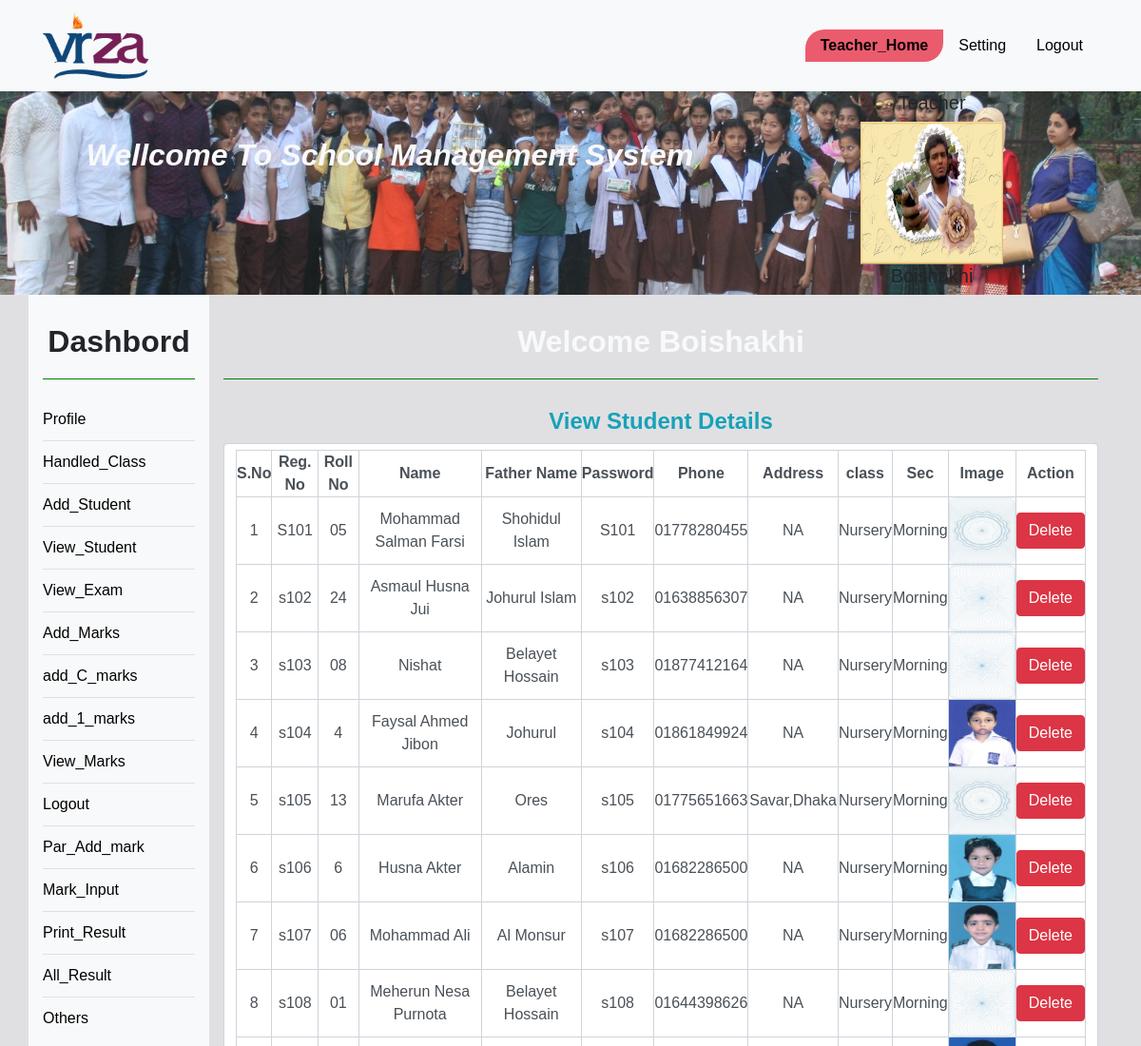
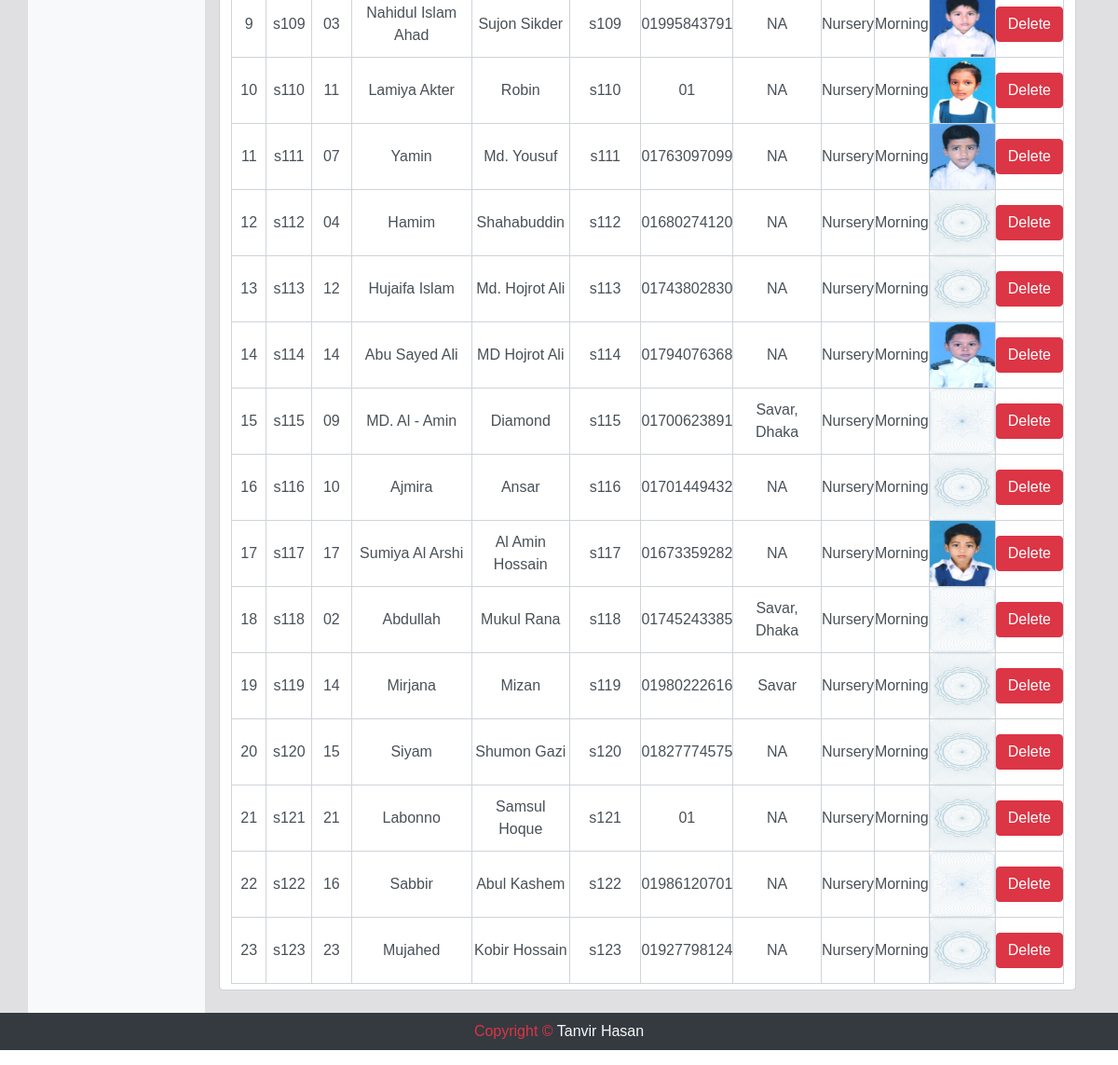
The page /view_stud_teach.php (signed in) on the database its author committed (2 pictures, top to bottom).
### tables this page shows
CREATE TABLE `staff` (
  `TID` int(11) NOT NULL,
  `TNAME` varchar(150) NOT NULL,
  `TCLASS` varchar(100) NOT NULL,
  `TSEC` varchar(100) NOT NULL,
  `DGN` varchar(100) NOT NULL,
  `TPASS` varchar(150) NOT NULL,
  `QUAL` varchar(500) NOT NULL,
  `SAL` varchar(13) NOT NULL,
  `DATE` varchar(13) NOT NULL,
  `PNO` varchar(150) NOT NULL,
  `MAIL` varchar(150) NOT NULL,
  `PADDR` text NOT NULL,
  `IMG` varchar(150) NOT NULL
);

CREATE TABLE `student` (
  `ID` int(11) NOT NULL,
  `RNO` varchar(150) NOT NULL,
  `NAME` varchar(150) NOT NULL,
  `REL` varchar(100) NOT NULL,
  `FNAME` varchar(100) NOT NULL,
  `DOB` varchar(150) NOT NULL,
  `GEN` varchar(150) NOT NULL,
  `PHO` varchar(150) NOT NULL,
  `MAIL` varchar(150) NOT NULL,
  `ADDR` varchar(1000) NOT NULL,
  `SCLASS` varchar(150) NOT NULL,
  `SSEC` varchar(150) NOT NULL,
  `SIMG` varchar(150) NOT NULL,
  `MNAME` varchar(100) NOT NULL,
  `CRNO` varchar(100) NOT NULL,
  `YEAR` varchar(100) NOT NULL,
  `PASS` varchar(250) NOT NULL,
  `TID` int(11) NOT NULL,
  `SN` varchar(500) NOT NULL
);

### view_stud_teach.php (the view, shortened to what this page needs)
<?php
	include "database.php";
 ?>
<?php include "teacher_header.php"; ?>
<div class="container_full slid_img">
	<div class="container">
	<div class="row">
			<div class="col-md-8">
			<h2 class="mt-5 text-light" ><i><b>Wellcome To School Management System</b></i></h2>
			</div>
			<div class="col-md-4">
			<?php
			$sql="SELECT * FROM staff WHERE TID={$_SESSION["TID"]}";
			$res=$db->query($sql);
			if($res->num_rows>0){
				$row=$res->fetch_assoc();
			?>
			<h5><?php echo $row['DGN'] ?></h5>
				<img colspan="2" src="<?php echo $row['IMG'] ?>" height="150" width="150" alt="Upload Pending">
			<h5><?php echo $row['TNAME'] ?></h5>
			<?php }?>
			</div>
		</div>
	</div>
</div>
<div class="container_full  d_back " style ='margin-top: 0px;'>
	<div class="container text-center">
		<div class="row" id="vir">
	<?php include "tsidebar.php"; ?>
			<div class="col-md-10">
				<h2 class="text-light">Welcome <?php echo $_SESSION["TNAME"]; ?> </h2>
				<div class="row">
					<div class="col-md-12 fix">
						<h4><b class="text-info">View Student Details</b></h4>
						<table border="1px" class="form-control" >
							<tr>
								<th>S.No</th>
								<th>Reg. No</th>
								<th>Roll No</th>
								<th>Name</th>
								<th>Father Name</th>
								<th>Password</th>
								<th>Phone</th>
								<th>Address</th>
								<th>class</th>
								<th>Sec</th>
								<th>Image</th>
								<th>Action</th>
							</tr>
							<?php
								$s="select * from student where TID={$_SESSION["TID"]}";
								$res=$db->query($s);
								if($res->num_rows>0){
									$i=0;
									while($r=$res->fetch_assoc()){
										$i++;
										echo "
										<tr>
											<td>{$i}</td>
											<td>{$r["RNO"]}</td>
											<td>{$r["CRNO"]}</td>
											<td>{$r["NAME"]}</td>
											<td>{$r["FNAME"]}</td>
											<td>{$r["PASS"]}</td>
											<td>{$r["PHO"]}</td>
											<td>{$r["ADDR"]}</td>
											<td>{$r["SCLASS"]}</td>
											<td>{$r["SSEC"]}</td>
											<td><img src='{$r["SIMG"]}' height='70' width='70' alt='Student Image'></td>
											<td><a href='stud_delete.php?id={$r["ID"]}' class='btn btn-danger'>Delete</a></td>
										</tr>
										";
									}
								}
							?>
						</table>
						<br>
					</div>
				</div>
			</div>
		</div>
	</div>
</div>
<?php include "footer.php"; ?>

### style.css (style rules this page uses)
* { margin:0;padding:0; }
body { font-family: 'Source Sans Pro', sans-serif; -webkit-transition: all 0.5s ease; transition: all 0.5s ease; font-family:sans-serif; text-align: center; position: relative; }
a { text-decoration:none; }
.fix { overflow:hidden; }
.container_full { width:100%; }
.container { display:block; }
.slid_img { background-image: url(img/1.jpg); background-position: center; background-size: cover; }
#vir h2 { font-weight: bold; padding-bottom:20px; margin:30px auto; border-bottom: 1px solid green; }
.d_back { background:#e0e0e3; }

### rows shown on the page
staff: DGN "Teacher", IMG (picture), TNAME "Boishakhi"
student: RNO "S101", CRNO "05", NAME "Mohammad Salman Farsi", FNAME "Shohidul Islam", PASS "S101", PHO "01778280455", ADDR "NA", SCLASS "Nursery", SSEC "Morning", SIMG (picture)
student: RNO "s102", CRNO "24", NAME "Asmaul Husna Jui", FNAME "Johurul Islam", PASS "s102", PHO "01638856307", ADDR "NA", SCLASS "Nursery", SSEC "Morning", SIMG (picture)
student: RNO "s103", CRNO "08", NAME "Nishat", FNAME "Belayet Hossain", PASS "s103", PHO "01877412164", ADDR "NA", SCLASS "Nursery", SSEC "Morning", SIMG (picture)
student: RNO "s104", CRNO "4", NAME "Faysal Ahmed Jibon", FNAME "Johurul", PASS "s104", PHO "01861849924", ADDR "NA", SCLASS "Nursery", SSEC "Morning", SIMG (picture)
student: RNO "s105", CRNO "13", NAME "Marufa Akter", FNAME "Ores", PASS "s105", PHO "01775651663", ADDR "Savar,Dhaka", SCLASS "Nursery", SSEC "Morning", SIMG (picture)
student: RNO "s106", CRNO "6", NAME "Husna Akter", FNAME "Alamin", PASS "s106", PHO "01682286500", ADDR "NA", SCLASS "Nursery", SSEC "Morning", SIMG (picture)
student: RNO "s107", CRNO "06", NAME "Mohammad Ali", FNAME "Al Monsur", PASS "s107", PHO "01682286500", ADDR "NA", SCLASS "Nursery", SSEC "Morning", SIMG (picture)
student: RNO "s108", CRNO "01", NAME "Meherun Nesa Purnota", FNAME "Belayet Hossain", PASS "s108", PHO "01644398626", ADDR "NA", SCLASS "Nursery", SSEC "Morning", SIMG (picture)
student: RNO "s109", CRNO "03", NAME "Nahidul Islam Ahad", FNAME "Sujon Sikder", PASS "s109", PHO "01995843791", ADDR "NA", SCLASS "Nursery", SSEC "Morning", SIMG (picture)
student: RNO "s110", CRNO "11", NAME "Lamiya Akter", FNAME "Robin", PASS "s110", PHO "01", ADDR "NA", SCLASS "Nursery", SSEC "Morning", SIMG (picture)
student: RNO "s111", CRNO "07", NAME "Yamin", FNAME "Md. Yousuf", PASS "s111", PHO "01763097099", ADDR "NA", SCLASS "Nursery", SSEC "Morning", SIMG (picture)
student: RNO "s112", CRNO "04", NAME "Hamim", FNAME "Shahabuddin", PASS "s112", PHO "01680274120", ADDR "NA", SCLASS "Nursery", SSEC "Morning", SIMG (picture)
student: RNO "s113", CRNO "12", NAME "Hujaifa Islam", FNAME "Md. Hojrot Ali", PASS "s113", PHO "01743802830", ADDR "NA", SCLASS "Nursery", SSEC "Morning", SIMG (picture)
student: RNO "s114", CRNO "14", NAME "Abu Sayed Ali", FNAME "MD Hojrot Ali", PASS "s114", PHO "01794076368", ADDR "NA", SCLASS "Nursery", SSEC "Morning", SIMG (picture)
student: RNO "s115", CRNO "09", NAME "MD. Al - Amin", FNAME "Diamond", PASS "s115", PHO "01700623891", ADDR "Savar, Dhaka", SCLASS "Nursery", SSEC "Morning", SIMG (picture)
student: RNO "s116", CRNO "10", NAME "Ajmira", FNAME "Ansar", PASS "s116", PHO "01701449432", ADDR "NA", SCLASS "Nursery", SSEC "Morning", SIMG (picture)
student: RNO "s117", CRNO "17", NAME "Sumiya Al Arshi", FNAME "Al Amin Hossain", PASS "s117", PHO "01673359282", ADDR "NA", SCLASS "Nursery", SSEC "Morning", SIMG (picture)
student: RNO "s118", CRNO "02", NAME "Abdullah", FNAME "Mukul Rana", PASS "s118", PHO "01745243385", ADDR "Savar, Dhaka", SCLASS "Nursery", SSEC "Morning", SIMG (picture)
student: RNO "s119", CRNO "14", NAME "Mirjana", FNAME "Mizan", PASS "s119", PHO "01980222616", ADDR "Savar", SCLASS "Nursery", SSEC "Morning", SIMG (picture)
student: RNO "s120", CRNO "15", NAME "Siyam", FNAME "Shumon Gazi", PASS "s120", PHO "01827774575", ADDR "NA", SCLASS "Nursery", SSEC "Morning", SIMG (picture)
student: RNO "s121", CRNO "21", NAME "Labonno", FNAME "Samsul Hoque", PASS "s121", PHO "01", ADDR "NA", SCLASS "Nursery", SSEC "Morning", SIMG (picture)
student: RNO "s122", CRNO "16", NAME "Sabbir", FNAME "Abul Kashem", PASS "s122", PHO "01986120701", ADDR "NA", SCLASS "Nursery", SSEC "Morning", SIMG (picture)
student: RNO "s123", CRNO "23", NAME "Mujahed", FNAME "Kobir Hossain", PASS "s123", PHO "01927798124", ADDR "NA", SCLASS "Nursery", SSEC "Morning", SIMG (picture)

### other values the page prints
$_SESSION["TNAME"] "Boishakhi"
